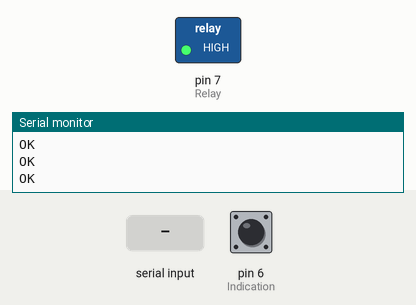
A sketch run on a simulated Arduino Uno, built with avr-gcc and run on an emulated ATmega328P. On the bench: switched loads named in the sketch (green lamp = pin HIGH), the last lines printed to the serial monitor. The test bench sets the inputs (shaded band); at power-on: pin 6 (Indication) HIGH. The modem accepts every AT command (registered, SIM ready, sends succeed) and sends nothing else.

Above: at 6.2 s.
6.3 s: "#On\n" received over the second serial link
At 7.2 s:
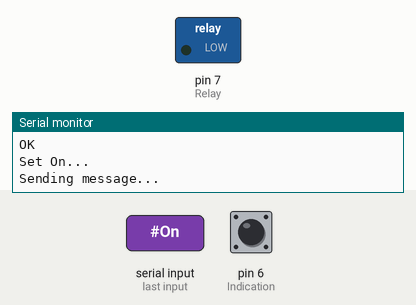
10.8 s: "#Off\n" received over the second serial link
At 11.8 s:
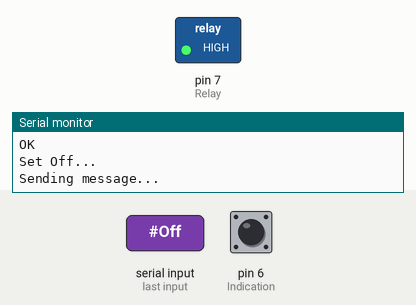
Timing chart, 0 to 13.8 s (numbered marks = the images above; inputs shaded):
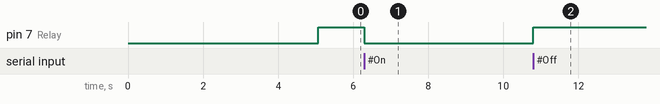

The sketch:

Remote_SW_SMS.ino
```cpp
/*******************************
Remote SW with ArdUnio board and Sim900 GSM shield
Hanna P 2018
*******************************/

/*-----( Import needed libraries )-----*/
#include <SoftwareSerial.h>

/*-----( Declare Variables )-----*/
char ReadTmp;
String inputString = "";
String PhoneNro = "";
int col = 0;
int IndicationState;  //For input read output
//int ManualSWState;

/*-----( Declare Constants )-----*/
const int Relay = 7;   // Relay pin 7
const int Indication = 6;   // Relay indication pin 6
const int ManualSW = 5;   // Manual switch pin 5 Manual SW not implement yet!

/*-----( Declare objects )-----*/
SoftwareSerial mySerial(3, 2); // 3=TX 2=RX in GSM shield side


void setup()  /*----( SETUP: RUNS ONCE )----*/
{
  mySerial.begin(9600);   // Setting the baud rate of GSM Module
  Serial.begin(9600);    // Setting the baud rate of Serial Monitor (Arduino)
  delay(5000);          // Waiting for Sim900 booting up
  mySerial.println("AT+CPIN=\"9009\"\r"); // Set Pin code
  Serial.println("Recieve Setup... Done ");

  mySerial.println("AT+CMGF=1"); // turn to text mode
  mySerial.println("AT+CMGD=1,1"); // Delete all read SMS from Sim card
  mySerial.println("AT+CNMI=2,2,0,0,0"); // AT Command to receive a live SMS
  Serial.println("SMS Setup... Done ");


  pinMode(Relay, OUTPUT);    // initialize the digital pin as an output.
  digitalWrite(Relay, HIGH);
  pinMode(Indication, INPUT_PULLUP); // initialize the digital pins to input and pullup modes
  pinMode(ManualSW, INPUT_PULLUP);
  Serial.println("All Setup... Done ");
}


void loop()  /*----( LOOP: RUNS CONSTANTLY )----*/
{
//  IndicationState = digitalRead(Indication);
//  ManualSWState = digitalRead(ManualSW);

   if (Serial.available()>0)
    switch(Serial.read())
    {

    case 'l':  // Print out last phone number
      LastNumber();
      break;
    }

  if (mySerial.available()>0)
  {
    ReadTmp=(mySerial.read());
    inputString += ReadTmp;
    if (ReadTmp == '\n')
    {
    for (col = 0 ;col < 200; col++)
        {
            if (inputString.substring(col,(col+3)) == "#On")
                {
                    Serial.println("Set On...   ");
                    digitalWrite(Relay, LOW);
                    SendMessage();
                }
            if (inputString.substring(col,(col+4)) == "#Off")
                {
                    Serial.println("Set Off...   ");
                    digitalWrite(Relay, HIGH);
                    SendMessage();
                }
            if (inputString.substring(col,(col+7)) == "#Status")
                {
                    Serial.println("Send Status...   ");
                    SendMessage();

                }
            if (inputString.substring(col,(col+4)) == "+358") // Reading phone number, only finnish number
                {
                  Serial.println("Phone nro...   ");
                  PhoneNro = "";
                  PhoneNro = inputString.substring(col,(col+13)); // Read Phone Nro from the string
                  Serial.print(PhoneNro);
                }

        }


      Serial.println(inputString);
      // clear the string:
      inputString = "";
    }

  }
}


void SendMessage()
{
  Serial.print("Sending message... ");
  mySerial.println("AT+CMGF=1");    //Sets the GSM Module in Text Mode
  delay(1000);  // Delay of 1000 milli seconds or 1 second
 // mySerial.println("AT+CMGS=\"x\"\r"); // Replace x with mobile number
  mySerial.print("AT+CMGS="); // Set phone nro
  mySerial.print(char(34));  //***  ASCII code of "
  mySerial.print(PhoneNro);  //***
  mySerial.println(char(34));// End of setting phone nro
  delay(1000);
  mySerial.println("GSM SW Box status is...  ");// The SMS text you want to send
  delay(1000);

  IndicationState = digitalRead(Indication); // read the indication pin state
//  ManualSWState = digitalRead(ManualSW);

  if (IndicationState == LOW)
    {
        mySerial.println("SW On");// The SMS text you want to send
        Serial.println("SW On");// The Local text you want to send
    }
  else
    {
        mySerial.println("SW Off");// The SMS text you want to send
        Serial.println("SW Off");// The Local text you want to send
    }

  delay(100);
  mySerial.println((char)26);// ASCII code of CTRL+Z
  delay(1000);


}


void LastNumber() // Read last phone number!
{
  Serial.println("Last GSM number ");
  Serial.print(PhoneNro);
  delay(1000);
}
// EOF
```

Measured:
- after the input at 6.3 s, pin 7 (Relay): HIGH → LOW at once
- after the input at 10.8 s, pin 7 (Relay): LOW → HIGH at once
